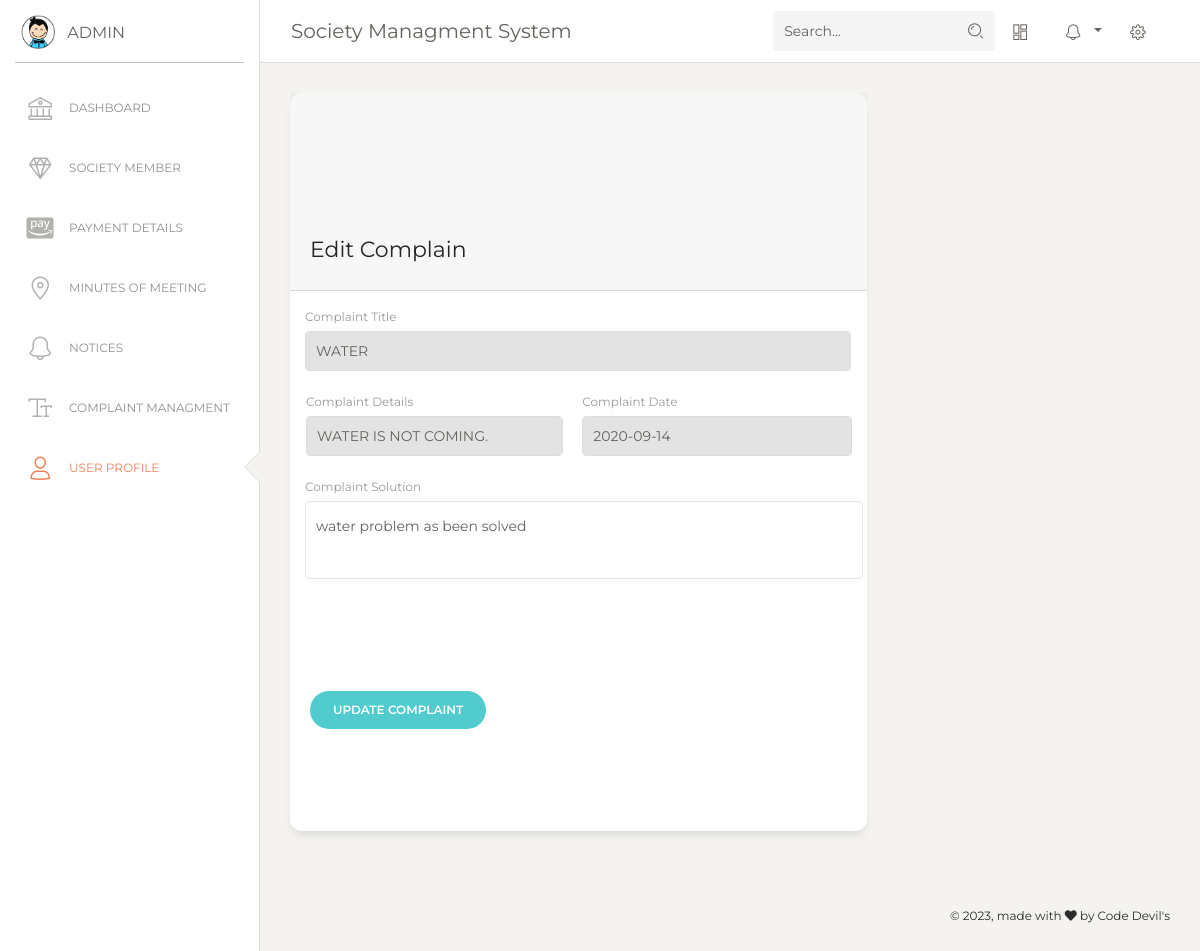
Screenshot of /SMS/secretary/dashboard/complain_edit_secretary.php?id=1 (signed in) with the database file from the repository.
### tables this page shows
CREATE TABLE `complain_tb` (
  `complain_id` int(15) NOT NULL,
  `user_id` int(10) NOT NULL,
  `c_title` varchar(255) NOT NULL,
  `c_details` varchar(255) NOT NULL,
  `c_solution` varchar(255) NOT NULL,
  `c_date` varchar(10) NOT NULL,
  `c_status` tinyint(1) NOT NULL
);

### SMS/secretary/dashboard/complain_edit_secretary.php (the view, shortened to what this page needs)
<!DOCTYPE html>
<html lang="en">
<head>
  <link href="https://maxcdn.bootstrapcdn.com/font-awesome/latest/css/font-awesome.min.css" rel="stylesheet">
  <link href="../assets/css/bootstrap.min.css" rel="stylesheet" />
  <link href="../assets/css/paper-dashboard.css?v=2.0.1" rel="stylesheet" />
  <link href="../assets/demo/demo.css" rel="stylesheet" />
</head>
<body class="">
  <div class="wrapper ">
    <div class="sidebar" data-color="white" data-active-color="danger">
      <div class="logo">
        <a href="https://www.creative-tim.com" class="simple-text logo-mini">
          <div class="logo-image-small">
            <img src="../assets/img/logo-small.png">
          </div>
        </a>
        <a href="https://www.creative-tim.com" class="simple-text logo-normal">
          Admin
        </a>
      </div>
      <div class="sidebar-wrapper">
         <?php include "side_menu_secretary.php"?>
      </div>
    </div>
    <div class="main-panel">
      <nav class="navbar navbar-expand-lg navbar-absolute fixed-top navbar-transparent">
        <div class="container-fluid">
          <div class="navbar-wrapper">
            <a class="navbar-brand" href="javascript:;">Society Managment System</a>
          </div>
          <div class="collapse navbar-collapse justify-content-end" id="navigation">
            <form>
              <div class="input-group no-border">
                <input type="text" value="" class="form-control" placeholder="Search...">
                <div class="input-group-append">
                  <div class="input-group-text">
                    <i class="nc-icon nc-zoom-split"></i>
                  </div>
                </div>
              </div>
            </form>
            <ul class="navbar-nav">
              <li class="nav-item">
                <a class="nav-link btn-magnify" href="javascript:;">
                  <i class="nc-icon nc-layout-11"></i>
                </a>
              </li>
              <li class="nav-item btn-rotate dropdown">
                <a class="nav-link dropdown-toggle" href="http://example.com" id="navbarDropdownMenuLink" data-toggle="dropdown" aria-haspopup="true" aria-expanded="false">
                  <i class="nc-icon nc-bell-55"></i>
                </a>
              </li>
              <li class="nav-item">
                <a class="nav-link btn-rotate" href="javascript:;">
                  <i class="nc-icon nc-settings-gear-65"></i>
                </a>
              </li>
            </ul>
          </div>
        </div>
      </nav>
 <?php
include "connection.php";
$id=$_GET['id'];
$displayquery="select * from complain_tb where complain_id='$id'";
$result = mysqli_query($conn,$displayquery);
	while ($row=mysqli_fetch_array($result)) {
	 $c_title=$row['c_title'];
     $c_description=$row['c_details'];
      $c_solu=$row['c_solution'];
     $c_date=$row['c_date'];
  }
?>
      <div class="content">
        <div class="row">
          <div class="col-md-8">
            <div class="card card-user">
              <div class="card-header">
                <h5 class="card-title">Edit Complain</h5>
              </div>
              <div class="card-body">
                <form action="update_complain_by_secretary.php" method="POST" enctype=multipart/form-data>
                  <div class="row">
                    <div class="col-md-12 pr-3">
                      <div class="form-group">
                        <label>Complaint Title</label>
                        <input type="text" name="n_subject"  class="form-control text-uppercase"  value="<?php echo $c_title;?>" placeholder="House No" disabled>
                      </div>
                    </div>
                    <div class="col-md-6 pl-3">
                      <div class="form-group">
                        <label>Complaint Details</label>
                        <input type="text" name="n_date" class="form-control text-uppercase" placeholder="Username" value="<?php echo $c_description;?>" disabled>
                      </div>
                    </div>
                    <div class="col-md-6 pl-1">
                      <div class="form-group">
                        <label for="exampleInputEmail1">Complaint Date</label>
                        <input type="text" name="n_details" class="form-control"  value="<?php echo $c_date;?>" disabled>
                      </div>
                    </div>
                  </div>
                  <div class="row">
                    <div class="col-md-12 pr-1">
                      <div class="form-group">
                        <label>Complaint Solution</label>
                        <textarea name="c_solution"  class="form-control"><?php echo $c_solu ?></textarea>
                      </div>
                    </div>
                    <div class="row">
                    <div class="col-md-12 update ml-auto mr-auto text-center">
                      <button type="submit" class="btn btn-primary btn-round">Update Complaint</button>
                    </div>
                  </div>
                  </div>
                </form>
              </div>
            </div>
          </div>
        </div>
      </div>
      <footer class="footer footer-black  footer-white ">
        <div class="container-fluid">
          <div class="row">
            <nav class="footer-nav">
            </nav>
            <div class="credits ml-auto">
              <span class="copyright">
                © , made with <i class="fa fa-heart heart"></i> by Code Devil's
              </span>
            </div>
          </div>
        </div>
      </footer>
    </div>
  </div>
</body>
</html>

### rows the page displays
complain_tb: n_subject "water", n_date "water is not coming.", n_details "2020-09-14", c_solution "water problem as been solved"
